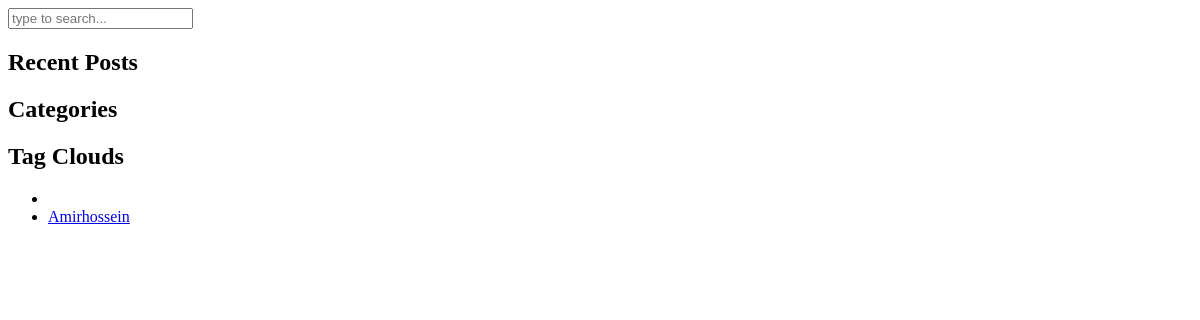
/sidebar/, run on an earlier commit of the app's database.
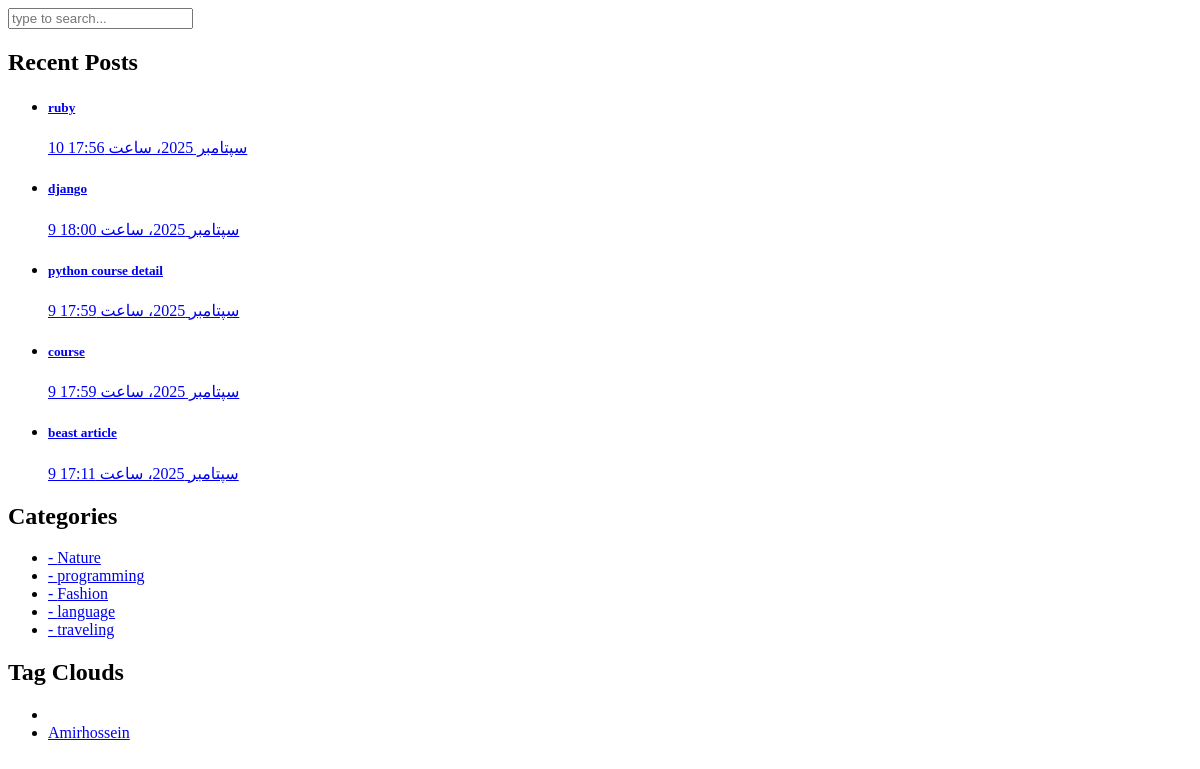
And on a later commit of the database.
### blog/models.py (models this page shows, shortened)
class Article(models.Model):
    author = models.ForeignKey(User,on_delete=models.CASCADE,related_name='articles',verbose_name="نویسنده ی مقاله")
    category = models.ManyToManyField(Category,related_name='articles', verbose_name="دسته بندی")
    title = models.CharField(max_length=100,verbose_name="عنوان")
    body = models.TextField(verbose_name="توضیحات")
    views = models.IntegerField(null=True,verbose_name="بازدید")
    image = models.ImageField(upload_to='images/articles/',verbose_name="انتخاب تصویر",blank=True,null=True)
    created = models.DateTimeField(auto_now_add=True,verbose_name="زمان ساخت")
    updated = models.DateTimeField(auto_now=True,verbose_name="بروزرسانی")
    myfile = models.FileField(upload_to='test',null=True,verbose_name="انتخاب فایل")
    status = models.BooleanField(default=False,verbose_name="وضعیت دوره")
    published = models.BooleanField(default=False,verbose_name="منتشر شده")
    slug = models.SlugField(unique=True,blank=True)
    pub_date = models.DateTimeField(default=timezone.now,verbose_name="تاریخ")
    objects = models.Manager()
    custom_manager = ArticleManager()
    def show_image(self):
        if self.image:
            return format_html(f'<img src="{self.image.url}" width="50px" height="50px">')
        return format_html('<h3 style="color:red">تصویر ندارد</h3>')
    show_image.short_description = "تصویر"
    class Meta:
        ordering = ('-created',)
        verbose_name = "مقاله"
        verbose_name_plural = "مقالات"

class  Category(models.Model):
    title = models.CharField(max_length=100, verbose_name="عنوان")
    created = models.DateTimeField(auto_now_add=True)
    class Meta:
        verbose_name = "دسته بندی"
        verbose_name_plural = "دسته بندی ها"

### home_app/views.py (the view)
# urls.py: path('sidebar/', views.sidebar,name='sidebar_partial'),
def sidebar(request):
    data = {'name':'amirhossein'}
    return  render(request,'includes/sidebar.html',context=data)

### context_processors/context_processors.py (called while the page is built)
def recent_articles(request):
    recent_articles = Article.objects.order_by('-created')
    categories = Category.objects.all()
    return {'recent_articles': recent_articles,"categories": categories}

### home_app/templatetags/my_templatetags.py (called while the page is built)
@register.inclusion_tag('home_app/result.html')
def show_result(text):
    return {'text': text}

### templates/includes/sidebar.html
{% load static %}
{% load my_templatetags %}
<div class="col-lg-4">
    <div class="sidebar">
        <div class="row">
            <div class="col-lg-12">
                <div class="sidebar-item search">
                    <form id="search_form" name="gs" method="GET" action="{% url 'blog:article_list' %}">
                        <input type="text" name="q" class="searchText" placeholder="type to search..."
                               autocomplete="on" value="{{ request.GET.q }}">
                    </form>
                </div>
            </div>
            <div class="col-lg-12">
                <div class="sidebar-item recent-posts">
                    <div class="sidebar-heading">
                        <h2>Recent Posts</h2>
                    </div>
                    <div class="content">
                        <ul>
                            {% show_result recent_articles %}
                        </ul>
                    </div>
                </div>
            </div>
            <div class="col-lg-12">
                <div class="sidebar-item categories">
                    <div class="sidebar-heading">
                        <h2>Categories</h2>
                    </div>
                    <div class="content">
                        <ul>
                            {% for cat in categories %}
                                <li><a href="{% url "blog:category_detail" cat.id %}">- {{ cat.title }}</a></li>
                            {% endfor %}
                        </ul>
                    </div>
                </div>
            </div>
            <div class="col-lg-12">
                <div class="sidebar-item tags">
                    <div class="sidebar-heading">
                        <h2>Tag Clouds</h2>
                        <div class="content">
                            <ul>
                                <li><a href="#">{{ object.title }}{{ article.last_name }}</a></li>
                                <li><a href="#">{{ name.title }}</a></li>
                            </ul>
                        </div>
                    </div>
                </div>
            </div>
        </div>
    </div>
</div>

### home_app/templates/home_app/result.html
{% for article in text %}
    <li><a href="post-details.html">
        <h5>{{ article.title }}</h5>
        <span>{{ article.created }}</span>
    </a></li>
{% endfor %}

What changed in the data, as far as the page shows it:
added Article: title "ruby", created "10 سپتامبر 2025، ساعت 17:56"
added Article: title "django", created "9 سپتامبر 2025، ساعت 18:00"
added Article: title "python course detail", created "9 سپتامبر 2025، ساعت 17:59"
added Article: title "course", created "9 سپتامبر 2025، ساعت 17:59"
added Article: title "beast article", created "9 سپتامبر 2025، ساعت 17:11"
added Category: title "Nature"
added Category: title "programming"
added Category: title "Fashion"
added Category: title "language"
added Category: title "traveling"
